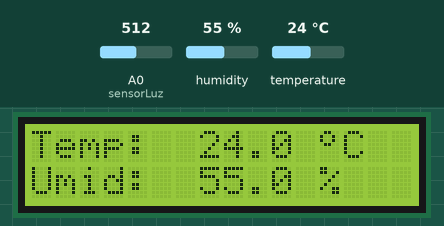
Simulated run of this sketch. Board: Arduino Uno, built with avr-gcc and run on an emulated ATmega328P. Parts: 16×2 character LCD. Inputs (shaded band) come from the test bench; at power-on: humidity 55 %, A0 (sensorLuz) = 512, temperature 24 °C.

Above: at 1.2 s.
1.3 s: humidity set to 22 %
At 5.5 s:
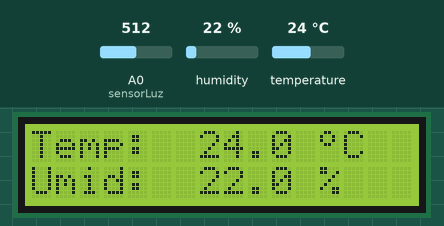
10.7 s: A0 (sensorLuz) set to 716
At 15.6 s:
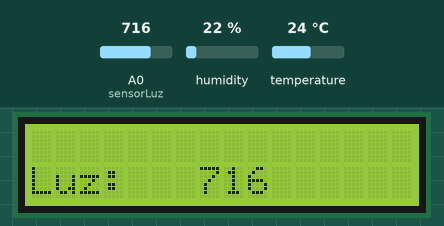
17.7 s: temperature set to 12 °C
At 21.1 s:
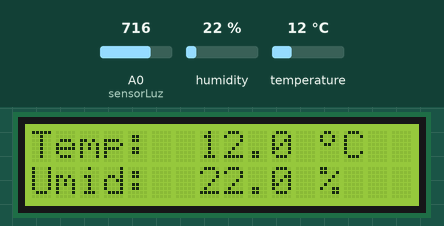
23.7 s: A0 (sensorLuz) set to 900
At 27.0 s:
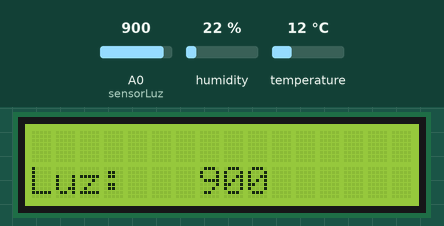
29.8 s: humidity set to 40 %
At 33.8 s:
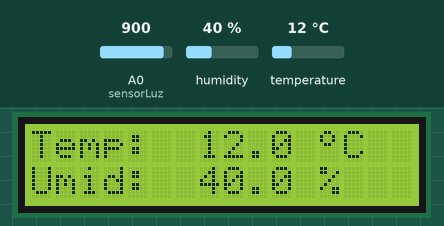
35.8 s: A0 (sensorLuz) set to 1023
At 39.7 s:
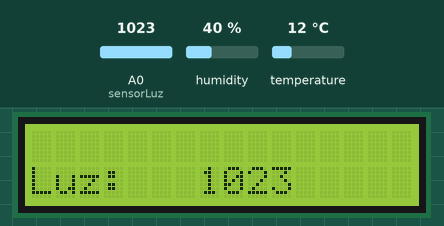
Timing chart, 0 to 41.2 s (numbered marks = the images above; inputs shaded):
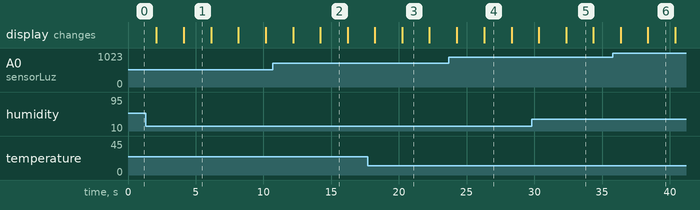

The sketch:

mem-codigo.ino
```cpp
/*
  MEA - Mini Estaçao Meteorologica

  Descriçao: Monitorar informaçoes a respeito da temperatura, umidade e
  luminosidade do local desejado.

  Este codigo pertence ao dominio publico. Use-o para seus proprios
  projetos e afins!

  Para informaçoes, updates e novidades sobre este projeto,
  acompanhe: http://www.hackerspacego.org/index.php?title=MEM_-_Mini_Esta%C3%A7%C3%A3o_Meteorol%C3%B3gica

  Modificado em: 11/09/2015

  Por: Milvo Gabriel P. Di Domenico

*/

#include "DHT.h" // Biblioteca do Sensor de Temperatura e Umidade
#include <LiquidCrystal.h> // Biblioteca do LCD

#define DHTPIN A1 // Pino analogico a qual o DHT esta conectado c
#define DHTTYPE DHT11 // Modelo de sensor DHT sendo utilizado

DHT dht (DHTPIN, DHTTYPE);

int sensorLuz = 0; //Pino analogico A0 a qual o sensor de luminosidade esta conectado
int valorSensorLuz = 0; //Variavel para realizar a leitura do sensor de luminosidade

LiquidCrystal lcd(9, 8, 5, 4, 3, 2); //Definiçao dos pinos digitais a qual o LCD esta conectado

//Array para simbolo do grau
byte grau[8] ={ B00001100,
                B00010010,
                B00010010,
                B00001100,
                B00000000,
                B00000000,
                B00000000,
                B00000000,};
void setup()
{
  lcd.begin(16,2); //Inicializa o LCD
  lcd.clear(); //Funçao para limpar caracteres no LCD
  lcd.createChar(0, grau); // Funçao para criar simbolo do grau
  dht.begin(); //Iniciliza o DHT

  /* Caso queira analisar os dados via serial, basta colocar esta parte abaixo em seu codigo!
  Serial.begin(9600);
  */

}

void loop()
{
  int valorSensorLuz = analogRead(sensorLuz); //Armazena o valor lido no sensor de luminosidade na variavel "valorSensorLuz"
  float valorUmidade = dht.readHumidity(); //Armazena o valor da umidade lida no DHT e armazena na variavel "valorUmidade"
  float valorTemperatura = dht.readTemperature(); // Armazena o valor da temperatura lida no DHT e armazena na variavel "valorTemperatura"

/* Caso queira analisar os dados via serial, basta colocar esta parte abaixo em seu codigo!

  // print representa a funçao para escrever algo no monitor serial

  Serial.print("Luminosidade: ");
  Serial.println(valorSensorLuz);

  // Teste para verificar a possibilidade e funcionamento da leitura de valores do DHT

  if (isnan(valorTemperatura) || isnan(valorUmidade))
  {
    Serial.println("Nao foi possivel a leitura do DHT");
  }
  else
  {
    Serial.print("Umidade: ");
    Serial.print(valorUmidade);
    Serial.print(" %");
    Serial.print("Temperatura: ");
    Serial.print(valorTemperatura);
    Serial.print(" *C");
  }

*/

  lcd.setCursor(0,0); // Ponto de origem do LCD, coordenadas (x,y)
  lcd.print("Temp: "); // lcd.print tem a mesma funcao do Serial.print
  lcd.print(" ");
  lcd.setCursor(7,0);
  lcd.print(valorTemperatura, 1);
  lcd.setCursor(12,0);
  lcd.write((byte)0); //Simbolo do grau formado pelo array
  lcd.print("C");

  lcd.setCursor(0,1);
  lcd.print("Umid: ");
  lcd.print(" ");
  lcd.setCursor(7,1);
  lcd.print(valorUmidade, 1);
  lcd.setCursor(12,1);
  lcd.print("%");

  delay (2000); // Tempo antes de executar o restante do codigo abaixo (em ms)

  lcd.clear();

  lcd.setCursor(0,1);
  lcd.print("Luz: ");
  lcd.print(" ");
  lcd.setCursor(7,1);
  lcd.print(valorSensorLuz);

  delay(2000);
}


/* Referencias relacionadas a codigo, montagem e saneamento de duvidas:
http://blog.filipeflop.com/sensores/monitorando-temperatura-e-umidade-com-o-sensor-dht11.html
http://www.comofazerascoisas.com.br/projeto-arduino-sensor-de-luz-ldr-com-leds.html
http://www.comofazerascoisas.com.br/projeto-arduino-com-display-lcd-sensor-de-temperatura-e-sensor-de-luz.html
http://blog.filipeflop.com/display/mostrando-informacoes-de-temperatura-no-lcd-16x2-com-o-dht11.html
*/
```

Measured:
- after the input at 1.3 s, the display: first differs from a run without the input after 2.8 s (image 1)
- after the input at 10.7 s, the display: first differs from a run without the input after 3.5 s (image 2)
- after the input at 17.7 s, the display: first differs from a run without the input after 2.6 s (image 3)
- after the input at 23.7 s, the display: first differs from a run without the input after 2.6 s (image 4)
- after the input at 29.8 s, the display: first differs from a run without the input after 2.5 s (image 5)
- after the input at 35.8 s, the display: first differs from a run without the input after 2.6 s (image 6)
- what the display in image 1 shows lasts 2.0 s, from 4.1 s to 6.1 s
